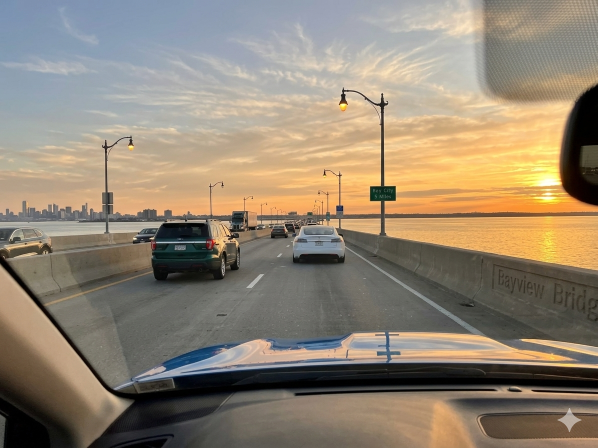
#> input picture images/generated3.png, 1195 x 896 px (shown at 1/2 size)
$ python test.py
#> lines starting #> are read from the running program, lines starting #| are printed output that depends on the picture; after the words box and inside, x2 and y2 are one past the last pixel; in counts of white or black regions, pixels touching at a corner belong together
import cv2
import numpy as np
import matplotlib.pyplot as plt
import warnings
from sklearn.cluster import DBSCAN
import os

warnings.filterwarnings('ignore')

class VanishingPointDetector:
    """
    Detects vanishing points in images, focusing on robust detection in scenery.
    AI-generated images often exhibit multiple inconsistent vanishing points,
    while real photos often have fewer, stronger ones.
    """

    def __init__(self, image_path):
        """
        Initialize the detector with an image path.
        """
        self.image_path = image_path
        if not os.path.exists(image_path):
            raise FileNotFoundError(f"Image not found at {image_path}")

        self.image = cv2.imread(image_path)
        self.image_rgb = cv2.cvtColor(self.image, cv2.COLOR_BGR2RGB)
        self.height, self.width = self.image.shape[:2]
        self.gray = cv2.cvtColor(self.image, cv2.COLOR_BGR2GRAY)

    def detect_lines(self):
        """
        Detect line segments in the image using Canny and Probabilistic Hough Line Transform.
        Probabilistic Hough is generally more accurate for finding line segments.
        """
        scale_factor = 1.0
        working_width = self.width
        working_height = self.height

        # Optimize size for standard processing speed
        target_dim = 1200
        if max(self.width, self.height) > target_dim:
            scale_factor = target_dim / max(self.width, self.height)
            working_width = int(self.width * scale_factor)
            working_height = int(self.height * scale_factor)
            working_image = cv2.resize(self.gray, (working_width, working_height))
        else:
            working_image = self.gray.copy()

        # Blurring and Contrast Enhancement (CLAHE)
        blurred = cv2.GaussianBlur(working_image, (5, 5), 1.0)
        clahe = cv2.createCLAHE(clipLimit=2.0, tileGridSize=(8, 8))
        enhanced = clahe.apply(blurred)

        # Optimized Canny thresholds for structured scenes
        edges = cv2.Canny(enhanced, 50, 150)

        # --- Change 2: Use Probabilistic Hough Line Transform ---
        # HoughLinesP returns segments [x1, y1, x2, y2], which are more precise.
        line_segments = cv2.HoughLinesP(
            edges,
            rho=1,
            theta=np.pi / 180,
            threshold=50,                  # Accumulator threshold
            minLineLength=int(working_width * 0.1), # Min segment length (10% of width)
            maxLineGap=20                   # Max gap to connect segments
        )

        if line_segments is None or len(line_segments) == 0:
            return np.array([])

        # Reshape to Nx4
        line_segments = line_segments.squeeze(axis=1)

        # Scale back to original coordinates
        if scale_factor < 1.0:
            line_segments = (line_segments / scale_factor).astype(int)

        return line_segments

    def line_intersection(self, line1, line2):
        """
        Find the intersection point of two line segments.
        """
        x1, y1, x2, y2 = line1
        x3, y3, x4, y4 = line2

        denom = (x1 - x2) * (y3 - y4) - (y1 - y2) * (x3 - x4)

        if abs(denom) < 1e-6:  # Parallel lines
            return None

        t = ((x1 - x3) * (y3 - y4) - (y1 - y3) * (x3 - x4)) / denom

        px = x1 + t * (x2 - x1)
        py = y1 + t * (y2 - y1)

        return (px, py)

    def find_vanishing_points(self, lines, distance_threshold_ratio=0.02):
        """
        Find vanishing points by analyzing line intersections and clustering.
        The distance threshold is now scaled to image size.
        """
        if len(lines) < 3:
            return []

        # --- Change 1: Scale DBSCAN Threshold ---
        # Calculate dynamic threshold based on the larger image dimension (2%)
        scaled_distance_threshold = int(max(self.width, self.height) * distance_threshold_ratio)
        print(f"   Using dynamic DBSCAN distance threshold: {scaled_distance_threshold} pixels (ratio {distance_threshold_ratio})")

        intersections = []

        # Computing intersections from line segments
        print(f"   Computing intersections from {len(lines)} line segments...")
        for i in range(len(lines)):
            for j in range(i + 1, len(lines)):
                intersection = self.line_intersection(lines[i], lines[j])

                if intersection is not None:
                    px, py = intersection

                    # Intersections are valid if within extended bounds (helpful for off-screen VPs)
                    if (-self.width * 2.0 <= px <= self.width * 3.0 and
                        -self.height * 2.0 <= py <= self.height * 3.0):
                        intersections.append([px, py])

        print(f"   Found {len(intersections)} intersection points")

        if len(intersections) < 3:
            return []

        intersections = np.array(intersections)

        # Cluster using dynamic threshold
        vanishing_points = self._cluster_intersections_dbscan(intersections, scaled_distance_threshold)

        # --- Change 3: Post-Clustering Refinement ---
        # Refine by relative significance and potential merging
        refined_vps = self._refine_vanishing_points(vanishing_points, scaled_distance_threshold)

        return refined_vps

    def _cluster_intersections_dbscan(self, intersections, distance_threshold):
        """
        Cluster intersection points using DBSCAN with a dynamic threshold.
        """
        if len(intersections) == 0:
            return []

        if len(intersections) == 1:
            return [(tuple(intersections), 1)] # Single intersection, low score

        # min_samples is dynamic based on total intersections (0.5%)
        min_samples = max(3, int(len(intersections) * 0.005))

        clustering = DBSCAN(eps=distance_threshold, min_samples=min_samples).fit(intersections)
        labels = clustering.labels_

        unique_labels = set(labels)
        clusters = []

        for label in unique_labels:
            if label == -1:  # Noise points
                continue
            cluster_points = intersections[labels == label]
            mean_point = np.mean(cluster_points, axis=0)
            significance = len(cluster_points)
            clusters.append((tuple(mean_point), significance))

        # Sort by significance (descending)
        sorted_clusters = sorted(clusters, key=lambda x: x[1], reverse=True)

        return sorted_clusters

    def _refine_vanishing_points(self, vanishing_points, distance_threshold, significance_ratio=0.15):
        """
        Refines detected vanishing points by merging duplicates and filtering insignificant ones.

        - Merges VPs that are closer than the distance_threshold.
        - Filters VPs that are significantly weaker than the strongest VP.
        """
        if not vanishing_points:
            return []

        # 1. Signficance Filtering (Top N, typically strongest for sceneray)
        max_vps_to_consider = 5
        candidate_vps = vanishing_points[:max_vps_to_consider]

        # 2. Merge nearby points (Iterative approach)
        merged_vps = []
        while candidate_vps:
            current_vp, current_sig = candidate_vps.pop(0)
            vp_x1, vp_y1 = current_vp

            close_vps = []
            remaining_vps = []

            for other_vp, other_sig in candidate_vps:
                vp_x2, vp_y2 = other_vp
                # Euclidean distance
                dist = np.sqrt((vp_x1 - vp_x2)**2 + (vp_y1 - vp_y2)**2)

                if dist < distance_threshold:
                    close_vps.append((other_vp, other_sig))
                else:
                    remaining_vps.append((other_vp, other_sig))

            if close_vps:
                # Weighted average based on significance
                all_close = [(current_vp, current_sig)] + close_vps
                total_sig = sum(sig for _, sig in all_close)

                avg_x = sum(vp[0] * sig for vp, sig in all_close) / total_sig
                avg_y = sum(vp[1] * sig for vp, sig in all_close) / total_sig

                merged_vps.append(((avg_x, avg_y), total_sig))
            else:
                merged_vps.append((current_vp, current_sig))

            candidate_vps = remaining_vps

        # Sort again after merging
        merged_vps = sorted(merged_vps, key=lambda x: x[1], reverse=True)

        # 3. Relative Significance Filtering
        if len(merged_vps) > 1:
            strongest_sig = merged_vps[0][1]
            final_vps = [merged_vps[0]]

            # Keep others only if they are stronger than ratio (e.g., 15% of strongest)
            for vp, sig in merged_vps[1:]:
                if sig > strongest_sig * significance_ratio:
                    final_vps.append((vp, sig))
            return final_vps

        return merged_vps

    def visualize_results(self, lines, vanishing_points, save_path=None):
        """
        Visualize detected lines and vanishing points on the image.
        """
        vis_image = self.image_rgb.copy()

        # Colors for visualization
        colors = [(255, 0, 0), (0, 0, 255), (255, 255, 0), (0, 255, 255), (255, 0, 255)]

        # Draw all significant lines (green)
        for line in lines:
            x1, y1, x2, y2 = line

            x1_clip = max(0, min(self.width - 1, x1))
            y1_clip = max(0, min(self.height - 1, y1))
            x2_clip = max(0, min(self.width - 1, x2))
            y2_clip = max(0, min(self.height - 1, y2))

            cv2.line(vis_image, (x1_clip, y1_clip), (x2_clip, y2_clip),
                    color=(0, 255, 0), thickness=2, lineType=cv2.LINE_AA)

        # Subplots configuration
        fig = plt.figure(figsize=(18, 8))

        # Original image
        ax1 = plt.subplot(1, 3, 1)
        ax1.imshow(self.image_rgb)
        ax1.set_title('Original Image', fontsize=14, fontweight='bold')
        ax1.axis('off')

        # Lines visualization
        ax2 = plt.subplot(1, 3, 2)
        ax2.imshow(vis_image)
        ax2.set_title(f'Detected Line Segments ({len(lines)})', fontsize=14, fontweight='bold')
        ax2.axis('off')

        # Vanishing points visualization
        ax3 = plt.subplot(1, 3, 3)
        vp_image = self.image_rgb.copy()

        for idx, (vp_info, significance) in enumerate(vanishing_points):
            vp_x, vp_y = vp_info
            color = colors[idx % len(colors)]

            # Visual marker (circle) at VP
            if 0 <= vp_x < self.width and 0 <= vp_y < self.height:
                cv2.circle(vp_image, (int(vp_x), int(vp_y)), 15, color, -1)
                cv2.circle(vp_image, (int(vp_x), int(vp_y)), 20, color, 2)

            # Text label
            text_pos = (int(vp_x) + 20, int(vp_y) - 20)
            # Adjust label position if point is near border
            if vp_x > self.width * 0.8: text_pos = (int(vp_x) - 100, int(vp_y) - 20)
            if vp_y < self.height * 0.2: text_pos = (int(vp_x) + 20, int(vp_y) + 40)

            cv2.putText(vp_image, f'VP{idx+1}', text_pos,
                       cv2.FONT_HERSHEY_SIMPLEX, 1.2, color, 3, lineType=cv2.LINE_AA)

            # --- Draw converging lines to each VP (extended green lines) ---
            # Extend detected segments to show convergence
            for line in lines:
                x1, y1, x2, y2 = line
                # Simple line towards VP
                cv2.line(vp_image, (int(x1), int(y1)), (int(vp_x), int(vp_y)),
                        color=(100, 255, 100), thickness=1, lineType=cv2.LINE_AA)

        ax3.imshow(vp_image)
        ax3.set_title(f'Vanishing Points ({len(vanishing_points)})',
                     fontsize=14, fontweight='bold')
        ax3.axis('off')

        plt.tight_layout()

        if save_path:
            plt.savefig(save_path, dpi=150, bbox_inches='tight')
            print(f"✓ Visualization saved to {save_path}")

        plt.show()

    def detect(self, visualize=True, save_visualization=None):
        """
        Main detection pipeline.
        """
        print("=" * 60)
        print("VANISHING POINT DETECTION ANALYSIS")
        print("=" * 60)
        print(f"Image: {self.image_path}")
        print(f"Image size: {self.width} x {self.height} pixels")

        # Step 1: Detect line segments
        print("\n[1/3] Detecting lines in image...")
        lines = self.detect_lines()
        print(f"✓ Detected {len(lines)} line segments")

        # Step 2: Find vanishing points
        print("\n[2/3] Finding vanishing points...")
        vanishing_points = self.find_vanishing_points(lines)
        print(f"✓ Detected {len(vanishing_points)} refined vanishing point(s)")

        if len(vanishing_points) > 0:
            for i, (vp_info, significance) in enumerate(vanishing_points):
                vp_x, vp_y = vp_info
                print(f"   VP{i+1}: ({vp_x:.1f}, {vp_y:.1f}) | Score: {significance}")
        else:
            print("   No significant vanishing points detected.")

        # Step 3: Classify image
        # Basic classification - 1 VP in structured scenery often strong confidence
        # For scenery, VP count > 2 is often suspect or complex geometry.
        vp_count = len(vanishing_points)
        print("\n" + "=" * 60)
        print("SCENERY ANALYSIS SUMMARY:")
        print("=" * 60)
        print(f"Detected Vanishing Points: {vp_count}")
        if vp_count == 1:
            print("Strong, clean geometric structure (typical of single road/corridor).")
        elif vp_count == 2:
            print("Clear geometric structure (e.g., street corner, multi-point perspective).")
        elif vp_count > 2:
            print(f"Complex geometric scene or potential inconsistencies (count {vp_count}).")
        else:
            print("Scene lacks strong converging parallel lines.")
        print("=" * 60)

        # Visualization
        if visualize and len(lines) > 0:
            print("\nGenerating visualization...")
            self.visualize_results(lines, vanishing_points, save_visualization)

        # Simplify return object (VPs with scores)
        final_vps_list = [vp for vp in vanishing_points]

        return {
            'image_path': self.image_path,
            'lines_detected': len(lines),
            'vanishing_points_scored': vanishing_points,
            'vanishing_points': final_vps_list,
            'vp_count': vp_count
        }


def main():
    """
    Main function to run vanishing point detection on image(s).
    """

    # Define the image path - Example: place an image in an 'images' folder
    # Or replace this string with your direct path: image_path = 'C:/path/to/my_image.jpg'

    script_dir = os.path.dirname(os.path.abspath(__file__))
    # Assuming images are in a folder 'images' relative to this script
    image_path = os.path.join(script_dir, 'images', 'generated3.png')

    # --- Check if image exists before running ---
    if not os.path.exists(image_path):
        print(f"\nError: Image not found at {image_path}")
        print("Please ensure the image file is present at the location or update 'image_path'.\n")
        return

    # Create detector and run analysis
    try:
        detector = VanishingPointDetector(image_path)
#> in __init__, self.image is the input picture: shape (896, 1195, 3); mean B, G, R 114.8, 132.6, 145.5
#> in __init__, `self.gray = cv2.cvtColor(self.image, cv2.COLOR_BGR2GRAY)`:
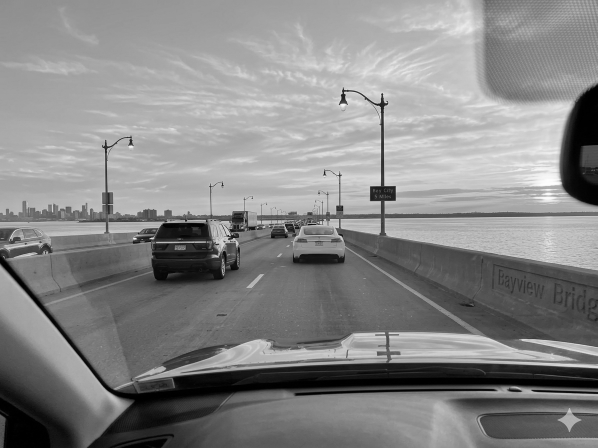
#> self.gray: shape (896, 1195) (shown at 1/2 size); min 0, max 254, mean 134.4

        results = detector.detect(
            visualize=True,
            save_visualization=os.path.join(script_dir, 'vanishing_points_AI.png') # Optional saving
        )
#| Image size: 1195 x 896 pixels
#> in detect_lines, `enhanced = clahe.apply(blurred)`:
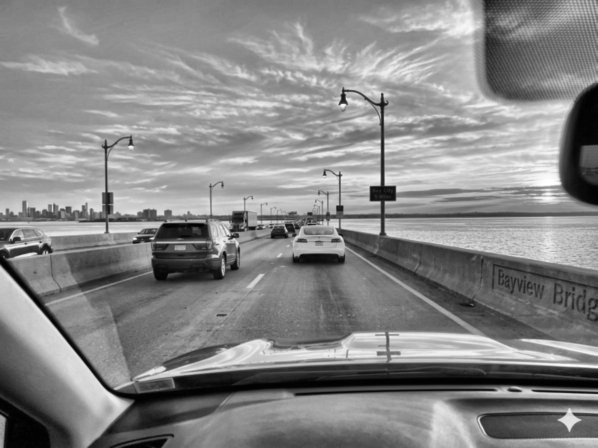
#> enhanced: shape (896, 1195) (shown at 1/2 size); min 0, max 255, mean 134.4
#> in detect_lines, `edges = cv2.Canny(enhanced, 50, 150)`:
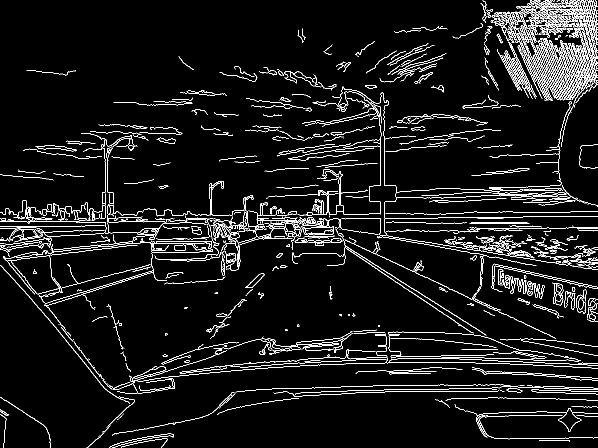
#> edges: shape (896, 1195) (shown at 1/2 size); 6% white in thin lines or dots
#> in detect_lines, `line_segments = cv2.HoughLinesP( edges, rho=1, theta=np.pi / 180, thre..`: line_segments = 230 rows, first 6: [553, 437, 1015, 510], [530, 405, 1127, 683], [546, 457, 681, 443], [395, 468, 651, 437], [44, 416, 236, 423], [215, 440, 348, 437]
#> in detect, `lines = self.detect_lines()`: lines has the same summary as line_segments in detect_lines
#| ✓ Detected 230 line segments
#|    Using dynamic DBSCAN distance threshold: 23 pixels (ratio 0.02)
#> (printed output is left out)
#> the loop in find_vanishing_points, `for i in range(len(lines)):` made 230 passes
#|    Found 24346 intersection points
#> the loop in _cluster_intersections_dbscan, `for label in unique_labels:` made 11 passes
#> label on pass 11: -1
#> the loop in _refine_vanishing_points, `while candidate_vps:` made 5 passes
#> the loop in _refine_vanishing_points, `for vp, sig in merged_vps[1:]:` made 4 passes
#> (vp, sig) on passes 1 to 4: ((962.8, 189.7), 2820), ((651, 451.1), 2736), ((1164.2, 49.53), 1904), ((322.2, 748.1), 953)
#| ✓ Detected 5 refined vanishing point(s)
#> the loop in detect, `for i, (vp_info, significance) in enumerate(vanishing_points):` made 5 passes
#|    VP1: (150.7, 450.5) | Score: 3833
#|    VP2: (962.8, 189.7) | Score: 2820
#|    VP3: (651.0, 451.1) | Score: 2736
#|    VP4: (1164.2, 49.5) | Score: 1904
#|    VP5: (322.2, 748.1) | Score: 953
#| Detected Vanishing Points: 5
#| Complex geometric scene or potential inconsistencies (count 5).
#> the loop in visualize_results, `for line in lines:` made 230 passes
#> after the loop in visualize_results, `for line in lines:`:
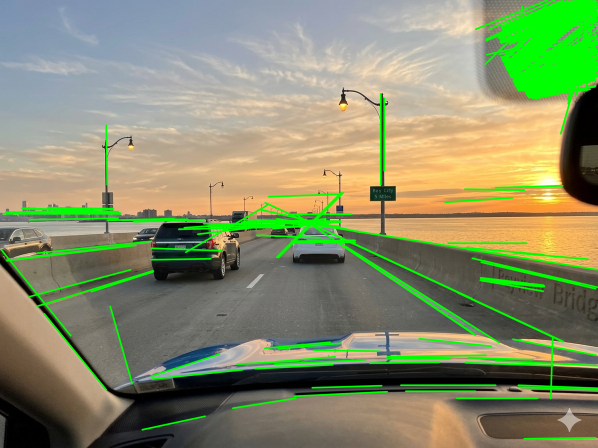
#> vis_image: shape (896, 1195, 3) (shown at 1/2 size); mean R, G, B 135.2, 142.4, 106.8
#> the loop in visualize_results, `for idx, (vp_info, significance) in enumerate(vanishing_points):` made 5 passes
#> after the loop in visualize_results, `for idx, (vp_info, significance) in enumerate(vanishing_points):`:
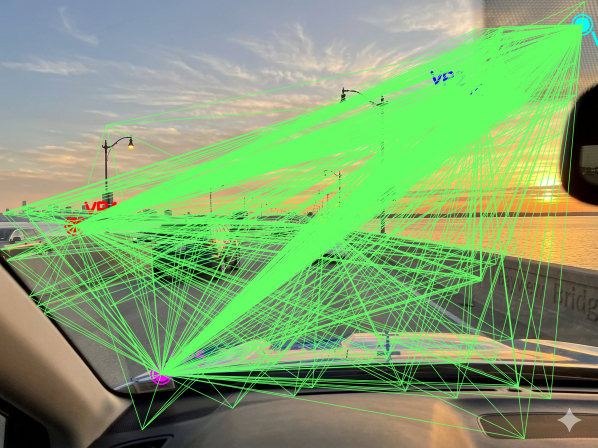
#> vp_image: shape (896, 1195, 3) (shown at 1/2 size); mean R, G, B 128.2, 165, 110.9

    except FileNotFoundError as e:
        print(e)
    except Exception as e:
        print(f"An error occurred during detection: {e}")

if __name__ == "__main__":
    main()

$ run again, with images/image1_real.png copied over images/generated3.png
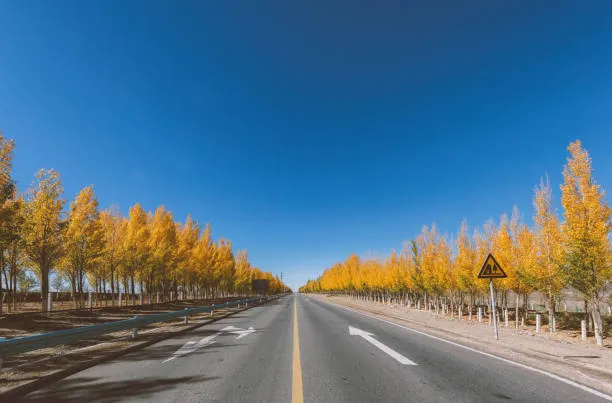
#> input picture images/image1_real.png, 612 x 403 px
#> in __init__, self.image is the input picture: shape (403, 612, 3); mean B, G, R 135.7, 113.3, 81.1
#| Image size: 612 x 403 pixels
#> in detect_lines, `edges = cv2.Canny(enhanced, 50, 150)`:
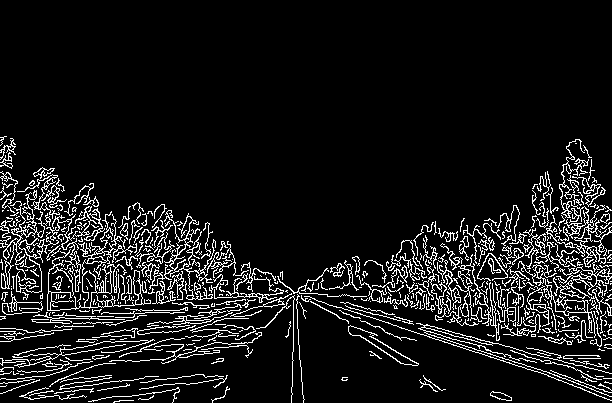
#> edges: shape (403, 612); 9.4% white in thin lines or dots, all inside (x1, y1, x2, y2) = (0, 136, 612, 403)
#> line_segments = 278 rows, first 6: [2, 222, 324, 302], [435, 318, 605, 339], [434, 336, 588, 384], [41, 310, 310, 291], [321, 275, 611, 265], [2, 190, 309, 296]
#> lines has the same summary as line_segments in detect_lines
#| ✓ Detected 278 line segments
#|    Using dynamic DBSCAN distance threshold: 12 pixels (ratio 0.02)
#> (printed output is left out)
#> the loop in find_vanishing_points, `for i in range(len(lines)):` made 278 passes
#|    Found 36244 intersection points
#> the loop in _cluster_intersections_dbscan, `for label in unique_labels:` made 3 passes
#> label on pass 3: -1
#> the loop in _refine_vanishing_points, `while candidate_vps:` made 2 passes
#> the loop in _refine_vanishing_points, `for vp, sig in merged_vps[1:]:` made 1 pass
#> (vp, sig) on pass 1: ((7.43, 367.1), 298)
#| ✓ Detected 1 refined vanishing point(s)
#> the loop in detect, `for i, (vp_info, significance) in enumerate(vanishing_points):` made 1 pass
#> (vp_info, significance) on pass 1: ((346.2, 288.2), 19278)
#> (printed output is left out)
#| Detected Vanishing Points: 1
#> the loop in visualize_results, `for line in lines:` made 278 passes
#> the loop in visualize_results, `for idx, (vp_info, significance) in enumerate(vanishing_points):` made 1 pass
#> after the loop in visualize_results, `for idx, (vp_info, significance) in enumerate(vanishing_points):`:
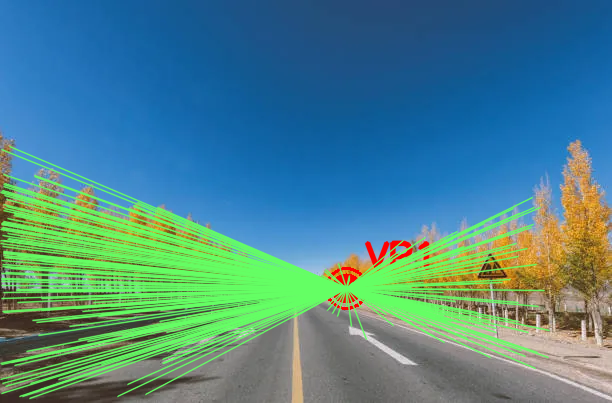
#> vp_image: shape (403, 612, 3); mean R, G, B 76.4, 133.4, 137.6
